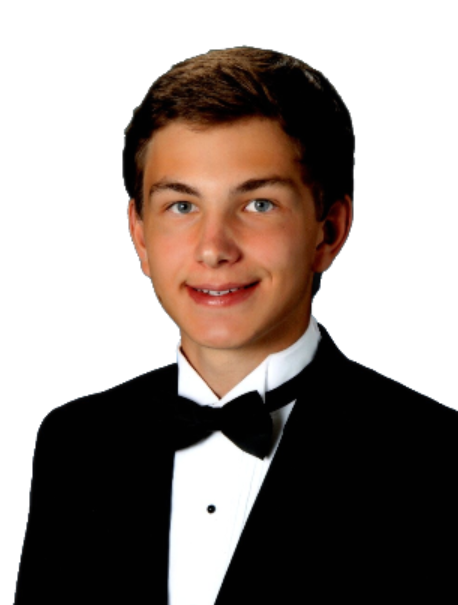
#> input picture images/BruinCardPhoto.PNG, 458 x 605 px, found by its file name
$ python threshold.py
#> lines starting #> are read from the running program, lines starting #| are printed output that depends on the picture; after the words box and inside, x2 and y2 are one past the last pixel; in counts of white or black regions, pixels touching at a corner belong together
import cv2 as cv
import numpy as np
from matplotlib import pyplot as plt

img = cv.imread('images/BruinCardPhoto.png', cv.IMREAD_GRAYSCALE)
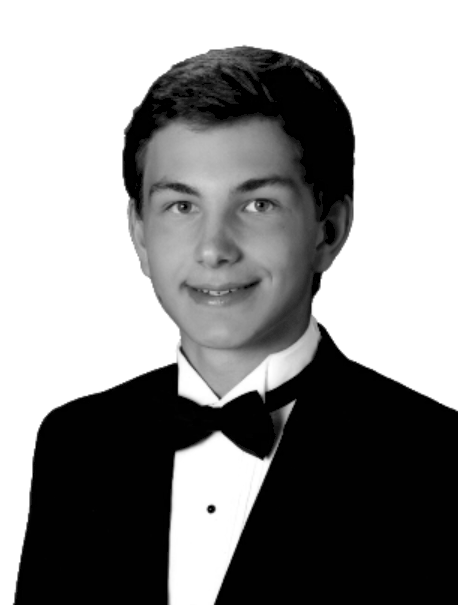
#> img: shape (605, 458); min 0, max 255, mean 144
assert img is not None, "file could not be read, check with os.path.exists()"
img = cv.medianBlur(img,5)
ret,th1 = cv.threshold(img,127,255,cv.THRESH_BINARY)
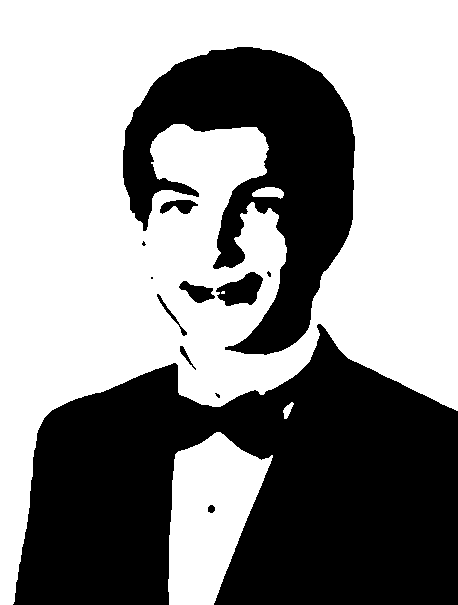
#> th1: shape (605, 458); 57.4% white; 12 black regions (4 under 20 px), largest, box (x1, y1, x2, y2) and area: (13, 324, 458, 605) 82636, (123, 47, 355, 355) 33409, (216, 272, 263, 306) 978
th2 = cv.adaptiveThreshold(img,255,cv.ADAPTIVE_THRESH_MEAN_C,\
            cv.THRESH_BINARY,11,2)
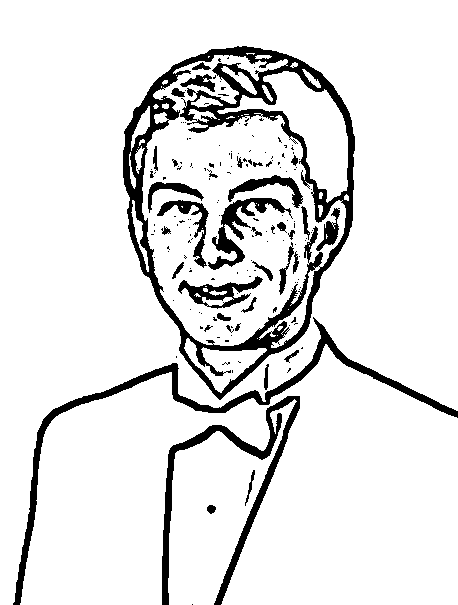
#> th2: shape (605, 458); 89.4% white; 167 black regions (131 under 20 px), largest, box (x1, y1, x2, y2) and area: (123, 46, 355, 400) 13335, (13, 317, 458, 605) 4810, (162, 396, 300, 605) 3808
th3 = cv.adaptiveThreshold(img,255,cv.ADAPTIVE_THRESH_GAUSSIAN_C,\
            cv.THRESH_BINARY,11,2)
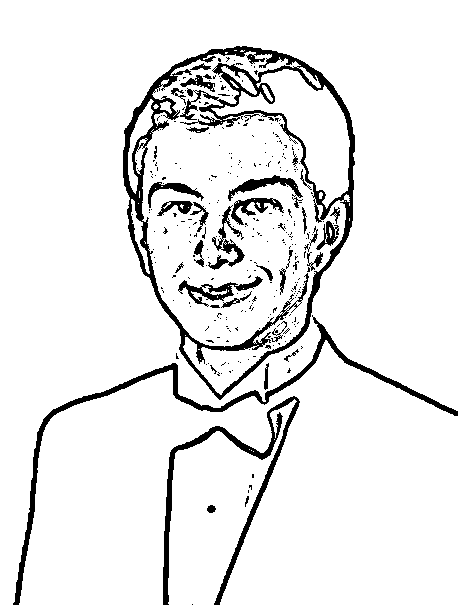
#> th3: shape (605, 458); 91.9% white; 301 black regions (263 under 20 px), largest, box (x1, y1, x2, y2) and area: (123, 46, 355, 400) 9700, (13, 315, 458, 605) 3695, (163, 396, 300, 605) 2905
titles = ['Original Image', 'Global Thresholding (v = 127)',
            'Adaptive Mean Thresholding', 'Adaptive Gaussian Thresholding']
images = [img, th1, th2, th3]
for i in range(4):
    plt.subplot(2,2,i+1),plt.imshow(images[i],'gray')
    plt.title(titles[i])
    plt.xticks([]),plt.yticks([])
plt.show()

$ run again, with images/dominant_color_clusters.png copied over images/BruinCardPhoto.PNG
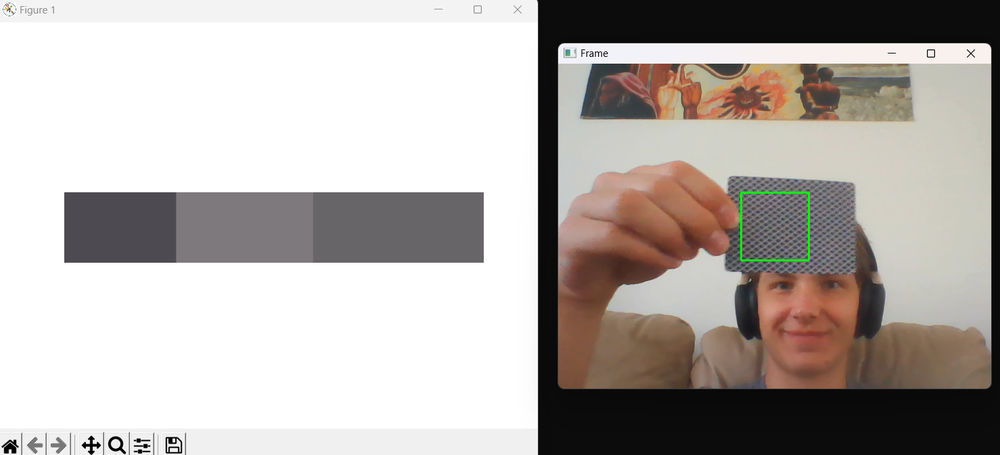
#> input picture images/dominant_color_clusters.png, 1000 x 455 px, shrunk from 1478 x 672 before the run, found by its file name
#> `ret,th1 = cv.threshold(img,127,255,cv.THRESH_BINARY)`:
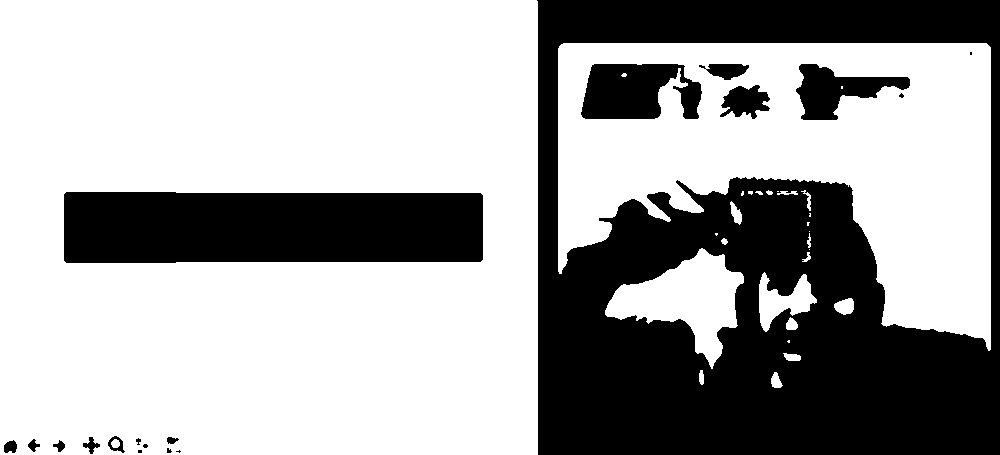
#> th1: shape (455, 1000); 65.8% white; 19 black regions (6 under 20 px), largest, box (x1, y1, x2, y2) and area: (537, 0, 1000, 455) 115951, (64, 192, 483, 263) 29123, (581, 64, 702, 119) 5074
#> th2: shape (455, 1000); 87.8% white; 293 black regions (220 under 20 px), largest, box (x1, y1, x2, y2) and area: (563, 161, 885, 384) 13562, (580, 63, 987, 122) 8470, (552, 38, 997, 394) 8345
#> `th3 = cv.adaptiveThreshold(img,255,cv.ADAPTIVE_THRESH_GAUSSIAN_C,\ cv...`:
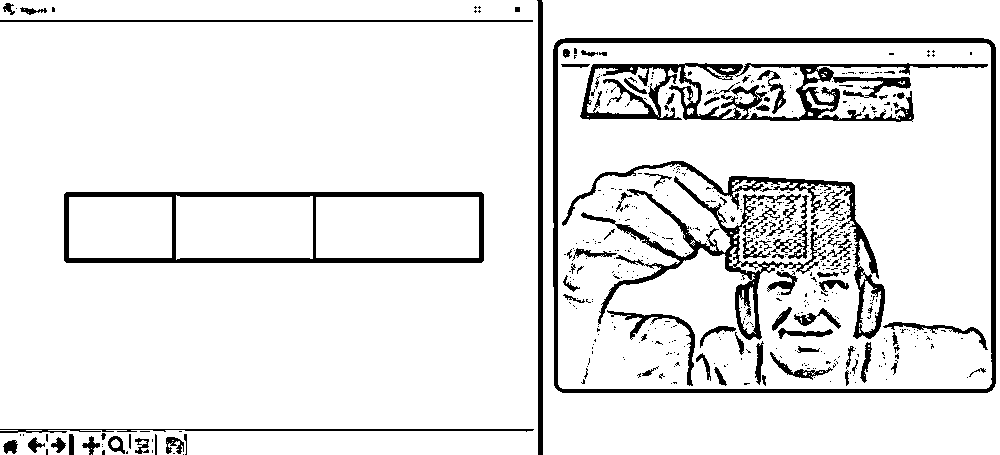
#> th3: shape (455, 1000); 90.8% white; 524 black regions (426 under 20 px), largest, box (x1, y1, x2, y2) and area: (553, 38, 996, 393) 7220, (580, 63, 988, 122) 7113, (64, 192, 484, 263) 5209
